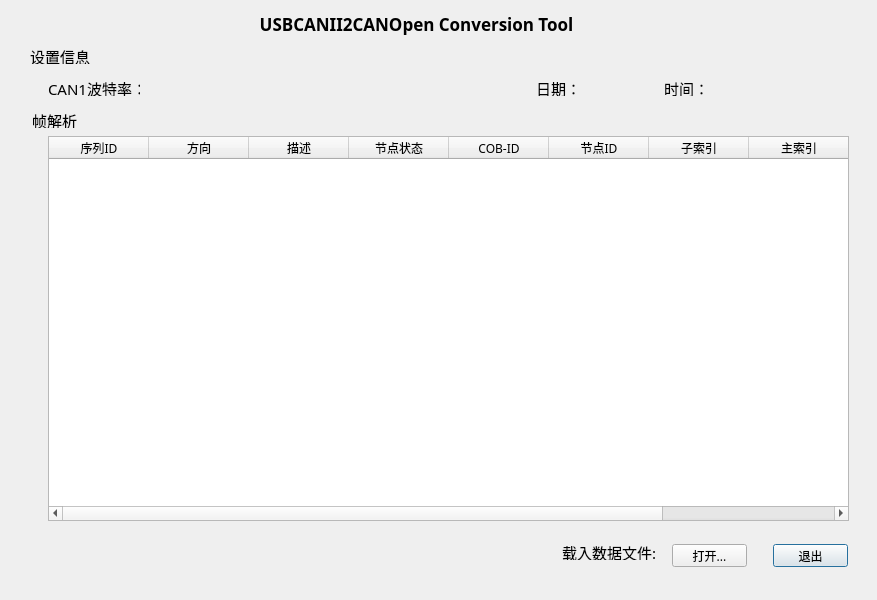
<?xml version="1.0" encoding="UTF-8"?>
<ui version="4.0">
 <class>mainlog</class>
 <widget class="QDialog" name="mainlog">
  <property name="geometry">
   <rect>
    <x>0</x>
    <y>0</y>
    <width>877</width>
    <height>600</height>
   </rect>
  </property>
  <property name="font">
   <font>
    <family>宋体</family>
   </font>
  </property>
  <property name="windowTitle">
   <string>mainlog</string>
  </property>
  <property name="layoutDirection">
   <enum>Qt::RightToLeft</enum>
  </property>
  <property name="autoFillBackground">
   <bool>false</bool>
  </property>
  <widget class="QPushButton" name="Click_me">
   <property name="geometry">
    <rect>
     <x>773</x>
     <y>544</y>
     <width>75</width>
     <height>23</height>
    </rect>
   </property>
   <property name="text">
    <string>退出</string>
   </property>
  </widget>
  <widget class="QLabel" name="label">
   <property name="geometry">
    <rect>
     <x>216</x>
     <y>8</y>
     <width>401</width>
     <height>31</height>
    </rect>
   </property>
   <property name="font">
    <font>
     <family>宋体</family>
     <pointsize>13</pointsize>
     <weight>75</weight>
     <bold>true</bold>
    </font>
   </property>
   <property name="frameShape">
    <enum>QFrame::NoFrame</enum>
   </property>
   <property name="lineWidth">
    <number>2</number>
   </property>
   <property name="midLineWidth">
    <number>1</number>
   </property>
   <property name="text">
    <string>USBCANII2CANOpen Conversion Tool</string>
   </property>
   <property name="textFormat">
    <enum>Qt::AutoText</enum>
   </property>
   <property name="alignment">
    <set>Qt::AlignCenter</set>
   </property>
   <property name="openExternalLinks">
    <bool>false</bool>
   </property>
  </widget>
  <widget class="QLabel" name="label_2">
   <property name="geometry">
    <rect>
     <x>562</x>
     <y>544</y>
     <width>101</width>
     <height>16</height>
    </rect>
   </property>
   <property name="font">
    <font>
     <family>宋体</family>
     <pointsize>11</pointsize>
    </font>
   </property>
   <property name="text">
    <string>载入数据文件:</string>
   </property>
  </widget>
  <widget class="QPushButton" name="pushButton">
   <property name="geometry">
    <rect>
     <x>672</x>
     <y>544</y>
     <width>75</width>
     <height>23</height>
    </rect>
   </property>
   <property name="text">
    <string>打开...</string>
   </property>
  </widget>
  <widget class="QLabel" name="label_3">
   <property name="geometry">
    <rect>
     <x>48</x>
     <y>80</y>
     <width>92</width>
     <height>16</height>
    </rect>
   </property>
   <property name="font">
    <font>
     <family>宋体</family>
     <pointsize>11</pointsize>
    </font>
   </property>
   <property name="text">
    <string>CAN1波特率：</string>
   </property>
  </widget>
  <widget class="QLabel" name="label_4">
   <property name="geometry">
    <rect>
     <x>536</x>
     <y>80</y>
     <width>45</width>
     <height>16</height>
    </rect>
   </property>
   <property name="font">
    <font>
     <family>宋体</family>
     <pointsize>11</pointsize>
    </font>
   </property>
   <property name="layoutDirection">
    <enum>Qt::LeftToRight</enum>
   </property>
   <property name="text">
    <string>日期：</string>
   </property>
   <property name="alignment">
    <set>Qt::AlignRight|Qt::AlignTrailing|Qt::AlignVCenter</set>
   </property>
  </widget>
  <widget class="QLabel" name="label_5">
   <property name="geometry">
    <rect>
     <x>664</x>
     <y>80</y>
     <width>45</width>
     <height>16</height>
    </rect>
   </property>
   <property name="font">
    <font>
     <family>宋体</family>
     <pointsize>11</pointsize>
    </font>
   </property>
   <property name="text">
    <string>时间：</string>
   </property>
   <property name="alignment">
    <set>Qt::AlignRight|Qt::AlignTrailing|Qt::AlignVCenter</set>
   </property>
  </widget>
  <widget class="QLabel" name="label_6">
   <property name="geometry">
    <rect>
     <x>30</x>
     <y>48</y>
     <width>101</width>
     <height>16</height>
    </rect>
   </property>
   <property name="font">
    <font>
     <family>宋体</family>
     <pointsize>11</pointsize>
    </font>
   </property>
   <property name="text">
    <string>设置信息</string>
   </property>
  </widget>
  <widget class="QTableWidget" name="tableWidget">
   <property name="enabled">
    <bool>false</bool>
   </property>
   <property name="geometry">
    <rect>
     <x>96</x>
     <y>248</y>
     <width>585</width>
     <height>192</height>
    </rect>
   </property>
   <column>
    <property name="text">
     <string>序列ID</string>
    </property>
   </column>
   <column>
    <property name="text">
     <string>通道号</string>
    </property>
   </column>
   <column>
    <property name="text">
     <string>时间标识</string>
    </property>
   </column>
   <column>
    <property name="text">
     <string>新建列</string>
    </property>
   </column>
   <column>
    <property name="text">
     <string>传输方向</string>
    </property>
   </column>
   <column>
    <property name="text">
     <string>帧ID</string>
    </property>
   </column>
   <column>
    <property name="text">
     <string>帧类型</string>
    </property>
   </column>
   <column>
    <property name="text">
     <string>帧格式</string>
    </property>
   </column>
   <column>
    <property name="text">
     <string>数据</string>
    </property>
   </column>
  </widget>
  <widget class="QTableWidget" name="tableWidget_2">
   <property name="geometry">
    <rect>
     <x>48</x>
     <y>136</y>
     <width>801</width>
     <height>385</height>
    </rect>
   </property>
   <property name="layoutDirection">
    <enum>Qt::LeftToRight</enum>
   </property>
   <column>
    <property name="text">
     <string>序列ID</string>
    </property>
    <property name="background">
     <color>
      <red>0</red>
      <green>170</green>
      <blue>255</blue>
     </color>
    </property>
   </column>
   <column>
    <property name="text">
     <string>方向</string>
    </property>
   </column>
   <column>
    <property name="text">
     <string>描述</string>
    </property>
   </column>
   <column>
    <property name="text">
     <string>节点状态</string>
    </property>
   </column>
   <column>
    <property name="text">
     <string>COB-ID</string>
    </property>
   </column>
   <column>
    <property name="text">
     <string>节点ID</string>
    </property>
   </column>
   <column>
    <property name="text">
     <string>子索引</string>
    </property>
   </column>
   <column>
    <property name="text">
     <string>主索引</string>
    </property>
   </column>
   <column>
    <property name="text">
     <string>数据</string>
    </property>
   </column>
  </widget>
  <widget class="QLabel" name="label_7">
   <property name="geometry">
    <rect>
     <x>32</x>
     <y>112</y>
     <width>101</width>
     <height>16</height>
    </rect>
   </property>
   <property name="font">
    <font>
     <family>宋体</family>
     <pointsize>11</pointsize>
    </font>
   </property>
   <property name="text">
    <string>帧解析</string>
   </property>
  </widget>
 </widget>
 <layoutdefault spacing="5" margin="10"/>
 <tabstops>
  <tabstop>tableWidget_2</tabstop>
  <tabstop>tableWidget</tabstop>
  <tabstop>pushButton</tabstop>
  <tabstop>Click_me</tabstop>
 </tabstops>
 <resources/>
 <connections>
  <connection>
   <sender>Click_me</sender>
   <signal>clicked()</signal>
   <receiver>mainlog</receiver>
   <slot>close()</slot>
   <hints>
    <hint type="sourcelabel">
     <x>590</x>
     <y>450</y>
    </hint>
    <hint type="destinationlabel">
     <x>203</x>
     <y>149</y>
    </hint>
   </hints>
  </connection>
 </connections>
</ui>
